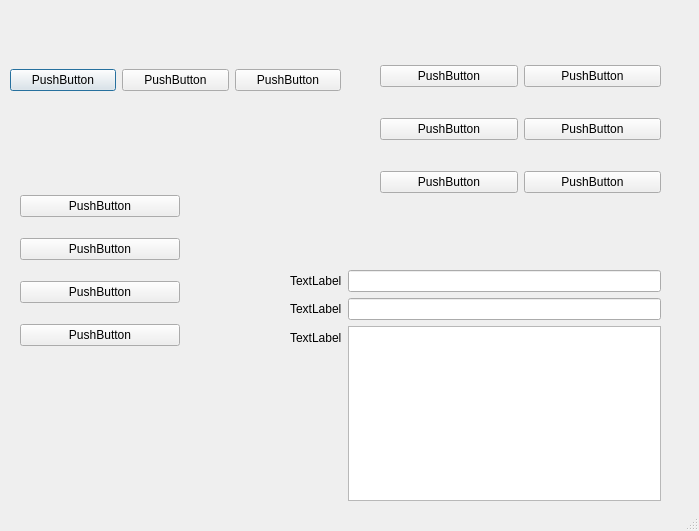
<?xml version="1.0" encoding="UTF-8"?>
<ui version="4.0">
 <class>Dialog</class>
 <widget class="QDialog" name="Dialog">
  <property name="geometry">
   <rect>
    <x>0</x>
    <y>0</y>
    <width>699</width>
    <height>531</height>
   </rect>
  </property>
  <property name="windowTitle">
   <string>关注微信公众号：学点编程吧-布局</string>
  </property>
  <property name="sizeGripEnabled">
   <bool>true</bool>
  </property>
  <widget class="QWidget" name="horizontalLayoutWidget">
   <property name="geometry">
    <rect>
     <x>10</x>
     <y>40</y>
     <width>331</width>
     <height>80</height>
    </rect>
   </property>
   <layout class="QHBoxLayout" name="horizontalLayout">
    <item>
     <widget class="QPushButton" name="pushButton_3">
      <property name="text">
       <string>PushButton</string>
      </property>
     </widget>
    </item>
    <item>
     <widget class="QPushButton" name="pushButton_2">
      <property name="text">
       <string>PushButton</string>
      </property>
     </widget>
    </item>
    <item>
     <widget class="QPushButton" name="pushButton">
      <property name="text">
       <string>PushButton</string>
      </property>
     </widget>
    </item>
   </layout>
  </widget>
  <widget class="QWidget" name="verticalLayoutWidget">
   <property name="geometry">
    <rect>
     <x>20</x>
     <y>180</y>
     <width>160</width>
     <height>181</height>
    </rect>
   </property>
   <layout class="QVBoxLayout" name="verticalLayout">
    <item>
     <widget class="QPushButton" name="pushButton_7">
      <property name="text">
       <string>PushButton</string>
      </property>
     </widget>
    </item>
    <item>
     <widget class="QPushButton" name="pushButton_6">
      <property name="text">
       <string>PushButton</string>
      </property>
     </widget>
    </item>
    <item>
     <widget class="QPushButton" name="pushButton_5">
      <property name="text">
       <string>PushButton</string>
      </property>
     </widget>
    </item>
    <item>
     <widget class="QPushButton" name="pushButton_4">
      <property name="text">
       <string>PushButton</string>
      </property>
     </widget>
    </item>
   </layout>
  </widget>
  <widget class="QWidget" name="gridLayoutWidget">
   <property name="geometry">
    <rect>
     <x>380</x>
     <y>40</y>
     <width>281</width>
     <height>181</height>
    </rect>
   </property>
   <layout class="QGridLayout" name="gridLayout">
    <item row="2" column="0">
     <widget class="QPushButton" name="pushButton_11">
      <property name="text">
       <string>PushButton</string>
      </property>
     </widget>
    </item>
    <item row="2" column="1">
     <widget class="QPushButton" name="pushButton_9">
      <property name="text">
       <string>PushButton</string>
      </property>
     </widget>
    </item>
    <item row="1" column="0">
     <widget class="QPushButton" name="pushButton_10">
      <property name="text">
       <string>PushButton</string>
      </property>
     </widget>
    </item>
    <item row="1" column="1">
     <widget class="QPushButton" name="pushButton_8">
      <property name="text">
       <string>PushButton</string>
      </property>
     </widget>
    </item>
    <item row="0" column="0">
     <widget class="QPushButton" name="pushButton_12">
      <property name="text">
       <string>PushButton</string>
      </property>
     </widget>
    </item>
    <item row="0" column="1">
     <widget class="QPushButton" name="pushButton_13">
      <property name="text">
       <string>PushButton</string>
      </property>
     </widget>
    </item>
   </layout>
  </widget>
  <widget class="QWidget" name="formLayoutWidget">
   <property name="geometry">
    <rect>
     <x>290</x>
     <y>270</y>
     <width>371</width>
     <height>231</height>
    </rect>
   </property>
   <layout class="QFormLayout" name="formLayout">
    <item row="0" column="0">
     <widget class="QLabel" name="label">
      <property name="text">
       <string>TextLabel</string>
      </property>
     </widget>
    </item>
    <item row="0" column="1">
     <widget class="QLineEdit" name="lineEdit"/>
    </item>
    <item row="1" column="0">
     <widget class="QLabel" name="label_2">
      <property name="text">
       <string>TextLabel</string>
      </property>
     </widget>
    </item>
    <item row="1" column="1">
     <widget class="QLineEdit" name="lineEdit_2"/>
    </item>
    <item row="2" column="0">
     <widget class="QLabel" name="label_3">
      <property name="text">
       <string>TextLabel</string>
      </property>
     </widget>
    </item>
    <item row="2" column="1">
     <widget class="QTextEdit" name="textEdit"/>
    </item>
   </layout>
  </widget>
 </widget>
 <resources/>
 <connections/>
</ui>
